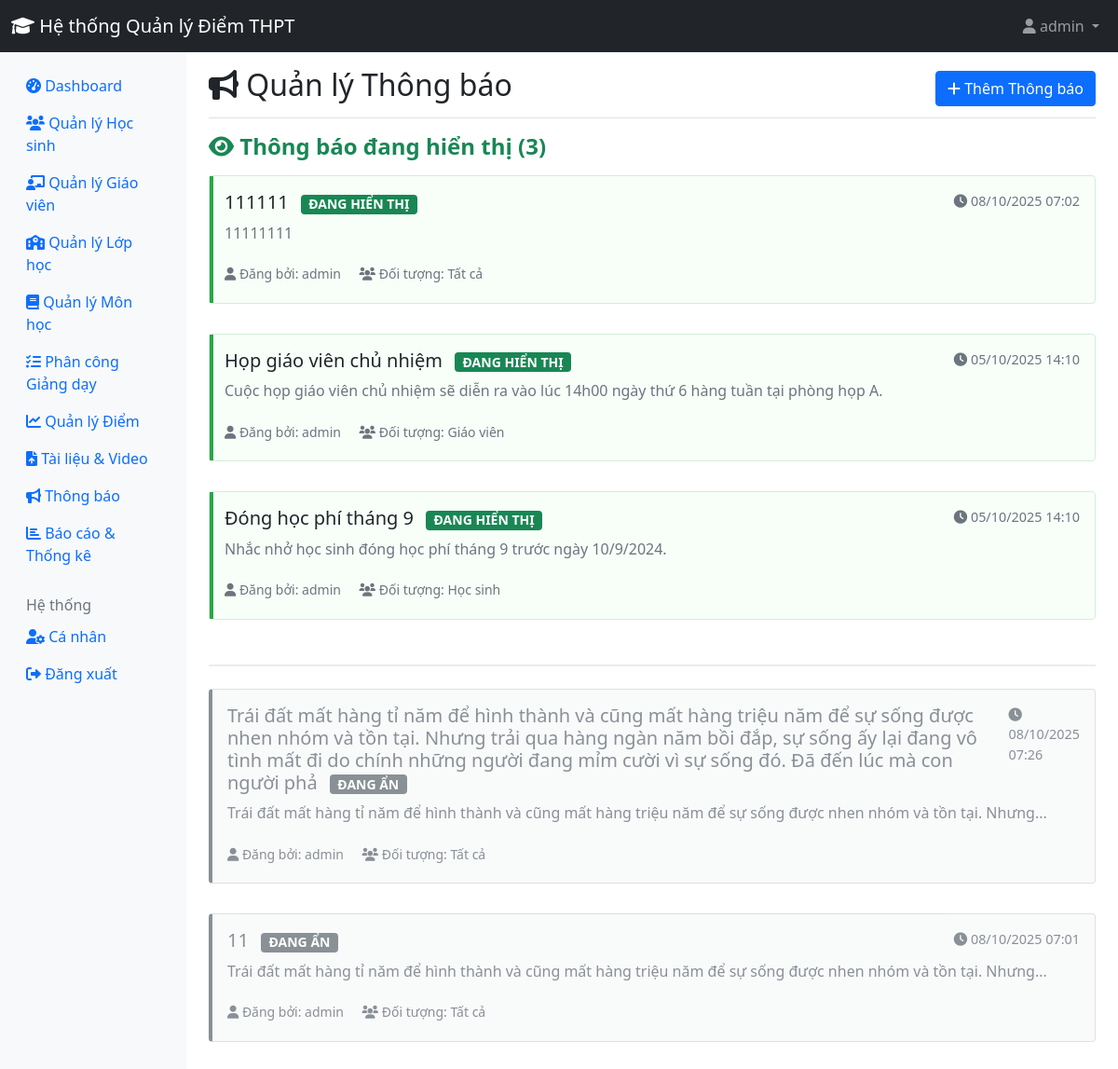
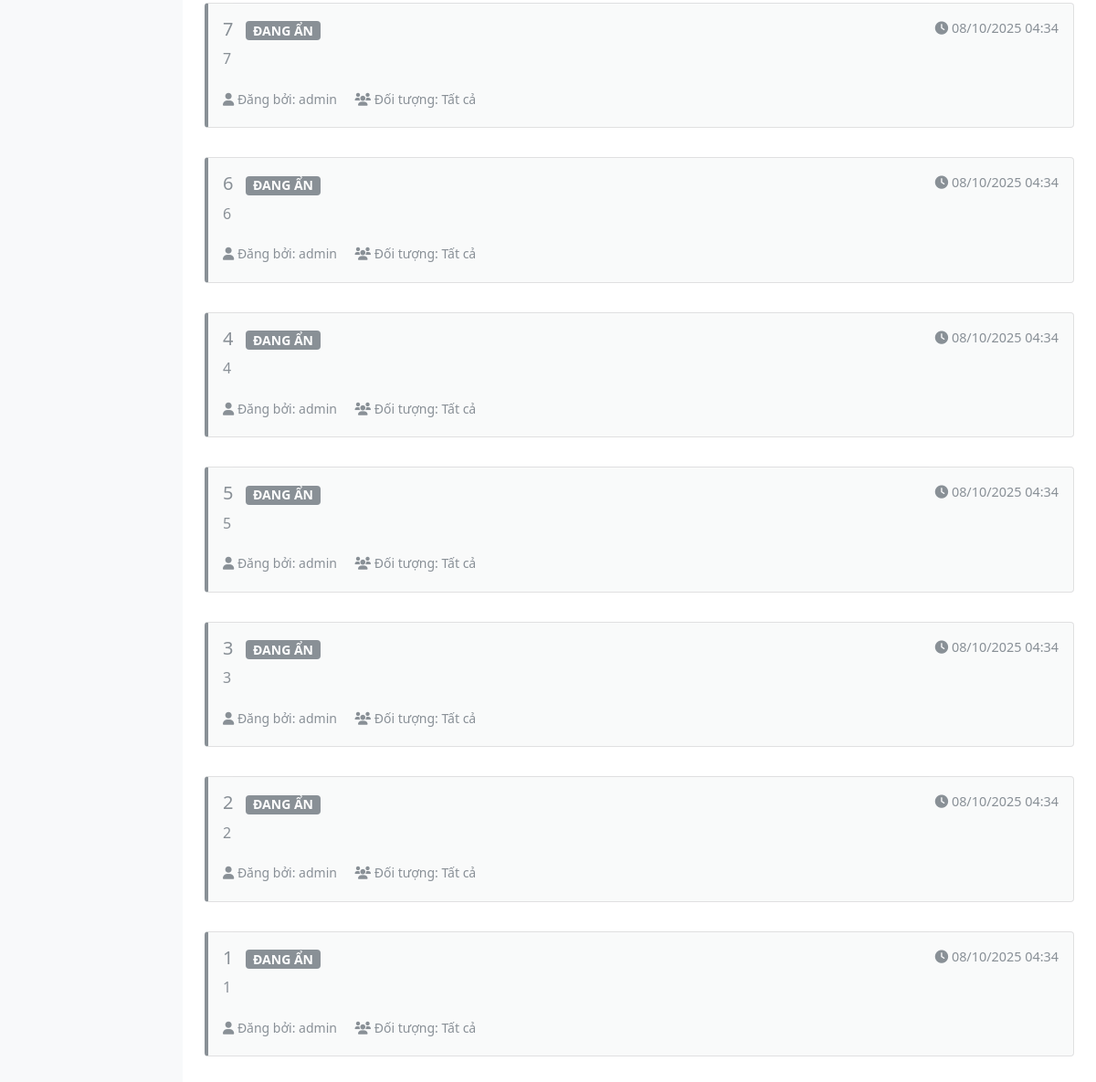
The page /admin/announcements.php (signed in) on the database its author committed (2 pictures, top to bottom).
### tables this page shows
CREATE TABLE `announcements` (
  `id` int(11) NOT NULL,
  `title` varchar(255) NOT NULL,
  `content` text NOT NULL,
  `author_id` int(11) NOT NULL,
  `target_audience` enum('all','teachers','students') DEFAULT 'all',
  `created_at` timestamp NOT NULL DEFAULT current_timestamp(),
  `is_active` tinyint(1) DEFAULT 1,
  `expires_at` datetime DEFAULT NULL
);

CREATE TABLE `users` (
  `id` int(11) NOT NULL,
  `username` varchar(50) NOT NULL,
  `password` varchar(255) NOT NULL,
  `role` enum('admin','teacher','student') NOT NULL,
  `full_name` varchar(100) NOT NULL,
  `email` varchar(100) DEFAULT NULL,
  `phone` varchar(20) DEFAULT NULL,
  `created_at` timestamp NOT NULL DEFAULT current_timestamp(),
  `status` enum('active','inactive') DEFAULT 'active',
  `teacher_type` enum('homeroom','subject') DEFAULT 'subject'
);

### admin/announcements.php (the view, shortened to what this page needs)
<?php
require_once '../includes/config.php';
$stmt = $pdo->query("
    SELECT a.*, u.full_name as author_name
    FROM announcements a
    JOIN users u ON a.author_id = u.id
    ORDER BY
        a.is_active DESC,
        a.created_at DESC
");
$announcements = $stmt->fetchAll();
?>
<!DOCTYPE html>
<html lang="vi">
<head>
    <link href="https://cdn.jsdelivr.net/npm/bootstrap@5.1.3/dist/css/bootstrap.min.css" rel="stylesheet">
    <link href="https://cdnjs.cloudflare.com/ajax/libs/font-awesome/6.0.0/css/all.min.css" rel="stylesheet">
</head>
<body>
    <?php include '../includes/header.php'; ?>
    <div class="container-fluid">
        <div class="row">
            <?php include 'sidebar.php'; ?>
            <main class="col-md-9 ms-sm-auto col-lg-10 px-md-4">
                <div class="d-flex justify-content-between flex-wrap flex-md-nowrap align-items-center pt-3 pb-2 mb-3 border-bottom">
                    <h1 class="h2">
                        <i class="fas fa-bullhorn"></i> Quản lý Thông báo
                    </h1>
                    <button class="btn btn-primary" data-bs-toggle="modal" data-bs-target="#addAnnouncementModal">
                        <i class="fas fa-plus"></i> Thêm Thông báo
                    </button>
                </div>
                <?php if (empty($announcements)): ?>
                    <div class="alert alert-info text-center py-5">
                        <i class="fas fa-bullhorn fa-3x mb-3 text-muted"></i>
                        <h4>Không có thông báo nào</h4>
                        <p class="text-muted">Hãy tạo thông báo đầu tiên để bắt đầu.</p>
                        <button class="btn btn-primary mt-2" data-bs-toggle="modal" data-bs-target="#addAnnouncementModal">
                            <i class="fas fa-plus"></i> Thêm Thông báo
                        </button>
                    </div>
                <?php else: ?>
                    <?php
                    $active_announcements = array_filter($announcements, function($a) { return $a['is_active']; });
                    $inactive_announcements = array_filter($announcements, function($a) { return !$a['is_active']; });
                    ?>
                    <?php if (!empty($active_announcements)): ?>
                        <div class="section-divider">
                            <h4 class="section-title text-success">
                                <i class="fas fa-eye"></i>
                                Thông báo đang hiển thị (<?php echo count($active_announcements); ?>)
                            </h4>
                            <div class="row">
                                <?php foreach ($active_announcements as $announcement): ?>
                                    <?php
                                    $preview_content = strip_tags($announcement['content']);
                                    ?>
                                    <div class="col-12 mb-3">
                                        <div class="card announcement-card active-announcement position-relative"
                                             data-bs-toggle="modal"
                                             data-bs-target="#announcementModal"
                                             data-announcement-id="<?php echo $announcement['id']; ?>"
                                             data-is-active="1">
                                            <div class="priority-indicator"></div>
                                            <div class="card-body">
                                                <div class="d-flex justify-content-between align-items-start mb-2">
                                                    <div>
                                                        <h5 class="card-title mb-0 text-dark">
                                                            <?php echo htmlspecialchars($announcement['title']); ?>
                                                            <span class="badge bg-success status-badge ms-2">ĐANG HIỂN THỊ</span>
                                                        </h5>
                                                    </div>
                                                    <small class="announcement-date">
                                                        <i class="fas fa-clock"></i>
                                                        <?php echo date('d/m/Y H:i', strtotime($announcement['created_at'])); ?>
                                                    </small>
                                                </div>
                                                <p class="card-text announcement-preview mb-3">
                                                    <?php echo htmlspecialchars($preview_content); ?>
                                                </p>
                                                <div class="d-flex justify-content-between align-items-center">
                                                    <div class="text-muted">
                                                        <small>
                                                            <i class="fas fa-user"></i>
                                                            Đăng bởi: <?php echo htmlspecialchars($announcement['author_name']); ?>
                                                        </small>
                                                        <small class="ms-3">
                                                            <i class="fas fa-users"></i>
                                                            Đối tượng:
                                                            <?php
                                                            $audience_labels = [
                                                                'all' => 'Tất cả',
                                                                'teachers' => 'Giáo viên',
                                                                'students' => 'Học sinh'
                                                            ];
                                                            echo $audience_labels[$announcement['target_audience']];
                                                            ?>
                                                        </small>
                                                    </div>
                                                </div>
                                            </div>
                                        </div>
                                    </div>
                                <?php endforeach; ?>
                            </div>
                        </div>
                    <?php endif; ?>
                    <?php if (!empty($inactive_announcements)): ?>
                        <div>
                            <div class="row">
                                <?php foreach ($inactive_announcements as $announcement): ?>
                                    <?php
                                    $preview_content = strip_tags($announcement['content']);
                                    if (strlen($preview_content) > 150) {
                                        $preview_content = substr($preview_content, 0, 150) . '...';
                                    }
                                    ?>
                                    <div class="col-12 mb-3">
                                        <div class="card announcement-card inactive-announcement"
                                             data-bs-toggle="modal"
                                             data-bs-target="#announcementModal"
                                             data-announcement-id="<?php echo $announcement['id']; ?>"
                                             data-is-active="0">
                                            <div class="card-body">
                                                <div class="d-flex justify-content-between align-items-start mb-2">
                                                    <div>
                                                        <h5 class="card-title mb-0 text-muted">
                                                            <?php echo htmlspecialchars($announcement['title']); ?>
                                                            <span class="badge bg-secondary status-badge ms-2">ĐANG ẨN</span>
                                                        </h5>
                                                    </div>
                                                    <small class="announcement-date">
                                                        <i class="fas fa-clock"></i>
                                                        <?php echo date('d/m/Y H:i', strtotime($announcement['created_at'])); ?>
                                                    </small>
                                                </div>
                                                <p class="card-text announcement-preview mb-3">
                                                    <?php echo htmlspecialchars($preview_content); ?>
                                                </p>
                                                <div class="d-flex justify-content-between align-items-center">
                                                    <div class="text-muted">
                                                        <small>
                                                            <i class="fas fa-user"></i>
                                                            Đăng bởi: <?php echo htmlspecialchars($announcement['author_name']); ?>
                                                        </small>
                                                        <small class="ms-3">
                                                            <i class="fas fa-users"></i>
                                                            Đối tượng:
                                                            <?php
                                                            $audience_labels = [
                                                                'all' => 'Tất cả',
                                                                'teachers' => 'Giáo viên',
                                                                'students' => 'Học sinh'
                                                            ];
                                                            echo $audience_labels[$announcement['target_audience']];
                                                            ?>
                                                        </small>
                                                    </div>
                                                </div>
                                            </div>
                                        </div>
                                    </div>
                                <?php endforeach; ?>
                            </div>
                        </div>
                    <?php endif; ?>
                <?php endif; ?>
            </main>
        </div>
    </div>
</body>
</html>

### admin/announcements.php (style rules this page uses)
.announcement-card { border-left: 4px solid #007bff; transition: all 0.3s ease; cursor: pointer; margin-bottom: 1rem; }
.active-announcement { border-left-color: #28a745; background-color: #f8fff9; border: 1px solid #d4edda; }
.inactive-announcement { border-left-color: #6c757d; background-color: #f8f9fa; opacity: 0.8; }
.announcement-date { font-size: 0.9em; color: #6c757d; }
.announcement-preview { color: #6c757d; display: -webkit-box; -webkit-line-clamp: 2; -webkit-box-orient: vertical; overflow: hidden; }
.status-badge { font-size: 0.7em; padding: 0.25em 0.6em; }
.section-divider { border-bottom: 2px solid #e9ecef; padding-bottom: 1rem; margin-bottom: 1.5rem; }
.section-title { color: #495057; font-weight: 600; margin-bottom: 1rem; }
.priority-indicator { width: 4px; background: #28a745; position: absolute; left: 0; top: 0; bottom: 0; }

### rows shown on the page
announcements: title "111111", created_at "08/10/2025 07:02", content "11111111", author.full_name "admin", target_audience "Tất cả"
announcements: title "Họp giáo viên chủ nhiệm", created_at "05/10/2025 14:10", content "Cuộc họp giáo viên chủ nhiệm sẽ diễn ra vào lúc 14h00 ngày thứ 6 hàng tuần tại phòng họp A.", author.full_name "admin", target_audience "Giáo viên"
announcements: title "Đóng học phí tháng 9", created_at "05/10/2025 14:10", content "Nhắc nhở học sinh đóng học phí tháng 9 trước ngày 10/9/2024.", author.full_name "admin", target_audience "Học sinh"
announcements: title "Trái đất mất hàng tỉ năm để hình thành và cũng mất hàng triệu năm để sự sống được nhen nhóm và tồn tại. Nhưng trải qua hàng ngàn năm bồi đắp, sự sống ấy lại đang vô tình mất đi do chính những người đang mỉm cười vì sự sống đó. Đã đến lúc mà con người phả", created_at "08/10/2025 07:26", content "Trái đất mất hàng tỉ năm để hình thành và cũng mất hàng triệu năm để sự sống được nhen nhóm và tồn tại. Nhưng...", author.full_name "admin", target_audience "Tất cả"
announcements: title "11", created_at "08/10/2025 07:01", content "Trái đất mất hàng tỉ năm để hình thành và cũng mất hàng triệu năm để sự sống được nhen nhóm và tồn tại. Nhưng...", author.full_name "admin", target_audience "Tất cả"
announcements: title "7", created_at "08/10/2025 04:34", content "7", author.full_name "admin", target_audience "Tất cả"
announcements: title "6", created_at "08/10/2025 04:34", content "6", author.full_name "admin", target_audience "Tất cả"
announcements: title "4", created_at "08/10/2025 04:34", content "4", author.full_name "admin", target_audience "Tất cả"
announcements: title "5", created_at "08/10/2025 04:34", content "5", author.full_name "admin", target_audience "Tất cả"
announcements: title "3", created_at "08/10/2025 04:34", content "3", author.full_name "admin", target_audience "Tất cả"
announcements: title "2", created_at "08/10/2025 04:34", content "2", author.full_name "admin", target_audience "Tất cả"
announcements: title "1", created_at "08/10/2025 04:34", content "1", author.full_name "admin", target_audience "Tất cả"

### other values the page prints
SITE_NAME "Hệ thống Quản lý Điểm THPT"
$_SESSION['full_name'] "admin"
count($active_announcements) "3"
